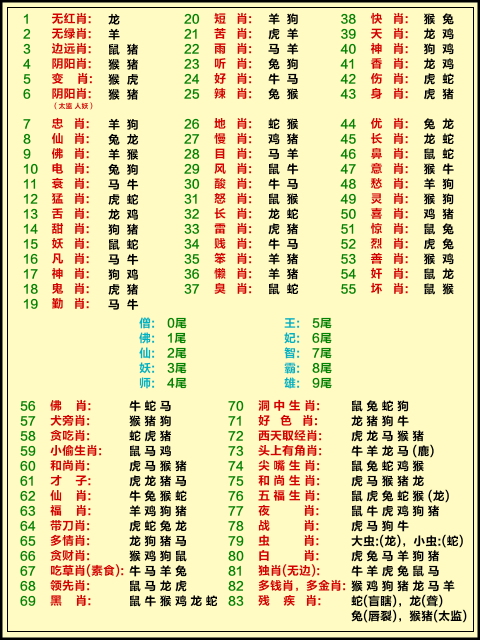
#> input picture backend/data/Images/1742580119746508.jpg, 960 x 1280 px (shown at 1/2 size); its folder holds only this picture in this run
$ python -i mode_474_image.py   (imports and definitions only)
#> lines starting #> are read from the running program, lines starting #| are printed output that depends on the picture
#> further down, picture is the input picture: PIL image 960x1280 RGB; mean R, G, B 229.1, 219.4, 168.8
from __future__ import annotations

import hashlib
import random
import re
from dataclasses import dataclass
from functools import lru_cache
from pathlib import Path

from PIL import Image, ImageChops, ImageDraw, ImageFilter, ImageFont


_PROJECT_ROOT = Path(__file__).resolve().parents[2]

MODE_474_ID = 474
MODE_474_TITLE_TEMPLATE = "{term}期四不像中特图"
MODE_474_IMAGE_LABEL = "上期开奖结果："
MODE_474_SIZE = (711, 744)
MODE_474_ANIMALS_ROOT = _PROJECT_ROOT / "data" / "Images" / "mode_474" / "animals"
MODE_474_FRAME_PATH = _PROJECT_ROOT / "data" / "Images" / "mode_474" / "frame.png"
MODE_474_OUTPUT_DIR = _PROJECT_ROOT / "data" / "Images" / "mode_474" / "prediction"
MODE_474_OUTPUT_NAME_TEMPLATE = "mode_474_type{lottery_type}_{year}{term:03d}_web{web_id}.jpg"
MODE_474_TITLE_FONT_PATH = _PROJECT_ROOT / "data" / "font" / "HYXINGZHITIF-2.TTF"
MODE_474_NUMBER_FONT_PATH = _PROJECT_ROOT / "data" / "font" / "MSYH.TTC"
MODE_474_TITLE_FONT_SIZE = 52
MODE_474_RESULT_FONT_SIZE = 24
MODE_474_TITLE_CENTER_Y = 35
MODE_474_RESULT_TEXT_POINTS = ((384, 636), (287, 108))
MODE_474_PRIMARY_CUTOUT_BOX = (80, 75, 635, 660)
MODE_474_SECONDARY_CUTOUT_BOX = (90, 670, 610, 720)
MODE_474_SUPPORTED_EXTENSIONS = {".png", ".jpg", ".jpeg", ".webp"}


@dataclass(frozen=True)
class Mode474RenderResult:
    output_path: Path
    relative_url: str
    title: str
    content: str
    source_record_id: str


def _make_seed_int(seed_text: str) -> int:
    return int(hashlib.sha256(seed_text.encode("utf-8")).hexdigest(), 16) % (2**32)


# [20 lines left out: functions _list_images, list_mode_474_source_images, not called in this run]


def ensure_size(image: Image.Image, size: tuple[int, int]) -> Image.Image:
#> called with size = (711, 744)
    image = image.convert("RGBA")
    if image.size == size:
        return image
    return image.resize(size, Image.Resampling.LANCZOS)
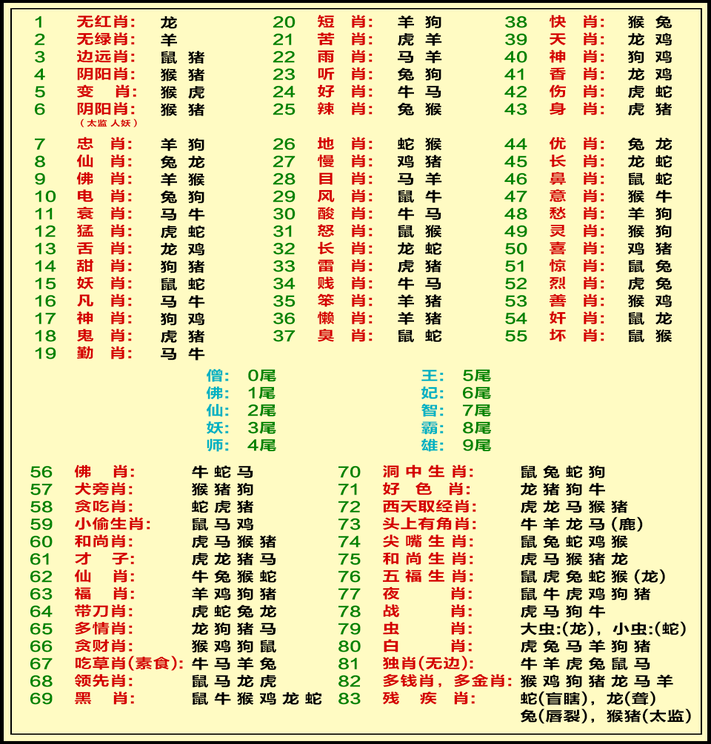
#> returned value: PIL image 711x744 RGBA; mean R, G, B, A 228.9, 219.5, 169.4, 255


# [33 lines left out: functions _load_rgba_image_cached, resolve_font, resolve_font_cached, normalize_res_code, not called in this run]


def build_mode_474_title(term: int | str) -> str:
    return MODE_474_TITLE_TEMPLATE.format(term=str(term))


# [90 lines left out: functions text_size, draw_artistic_title, draw_result_text, not called in this run]


def build_two_region_cutout(
    source_image: Image.Image,
    canvas_size: tuple[int, int] = MODE_474_SIZE,
    primary_box: tuple[int, int, int, int] = MODE_474_PRIMARY_CUTOUT_BOX,
    secondary_box: tuple[int, int, int, int] = MODE_474_SECONDARY_CUTOUT_BOX,
) -> Image.Image:
    source = ensure_size(source_image, canvas_size)
    result = Image.new("RGBA", canvas_size, (0, 0, 0, 0))
#> result: PIL image 711x744 RGBA; every value is 0
    result.alpha_composite(source.crop(primary_box), (primary_box[0], primary_box[1]))
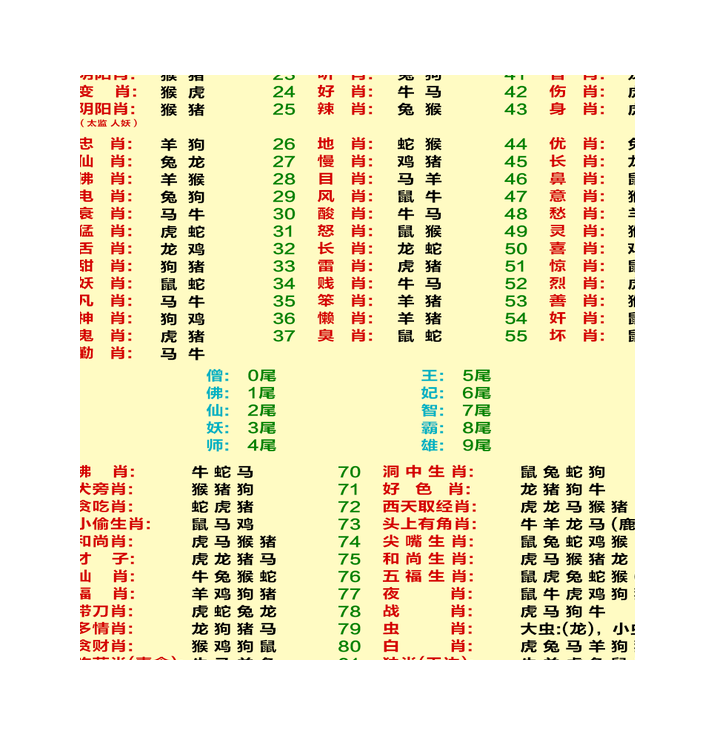
#> result: PIL image 711x744 RGBA; mean R, G, B, A 143.8, 136.9, 105.7, 156.5; transparent parts drawn white
    result.alpha_composite(source.crop(secondary_box), (secondary_box[0], secondary_box[1]))
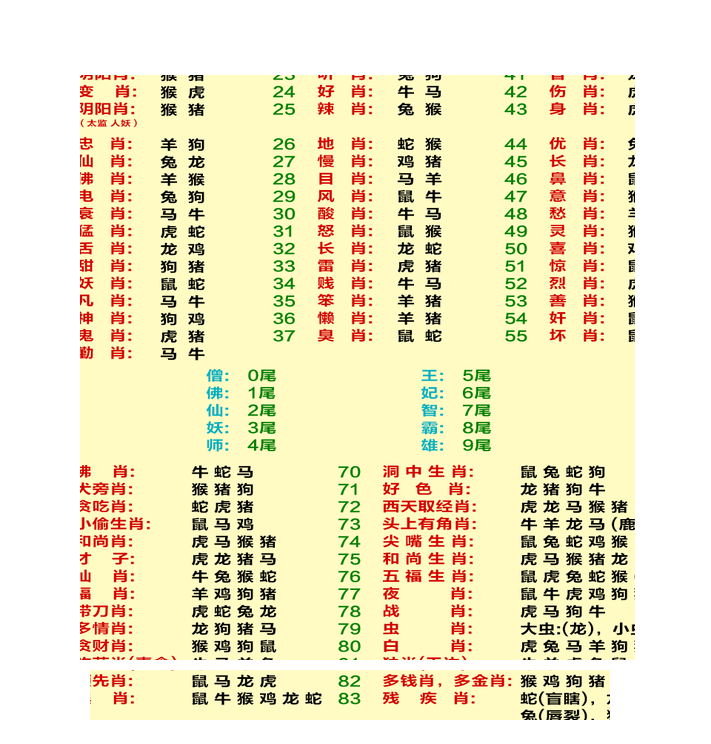
#> result: PIL image 711x744 RGBA; mean R, G, B, A 155, 147.6, 113.9, 169; transparent parts drawn white
    return result


# [68 lines left out: functions choose_mode_474_source_image, render_mode_474_prediction_image, not called in this run]

>>> from PIL import Image
>>> picture = Image.open('../../data/Images/1742580119746508.jpg')
>>> result = build_two_region_cutout(picture)

$ run again, on backend/data/Images/1742580130762983.jpg
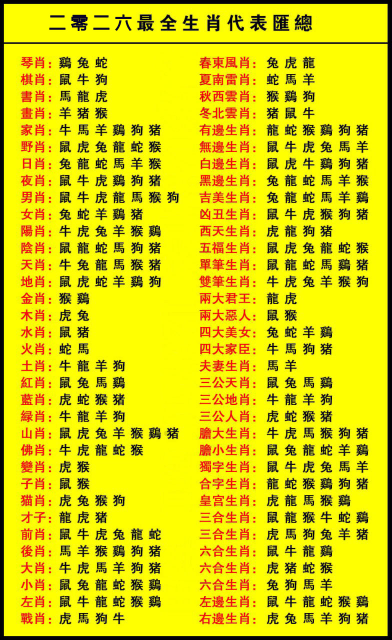
#> input picture backend/data/Images/1742580130762983.jpg, 783 x 1280 px (shown at 1/2 size)
#> picture is the input picture: PIL image 783x1280 RGB; mean R, G, B 220.4, 210.1, 10.1
#> in ensure_size, `return image.resize(size, Image.Resampling.LANCZOS)`:
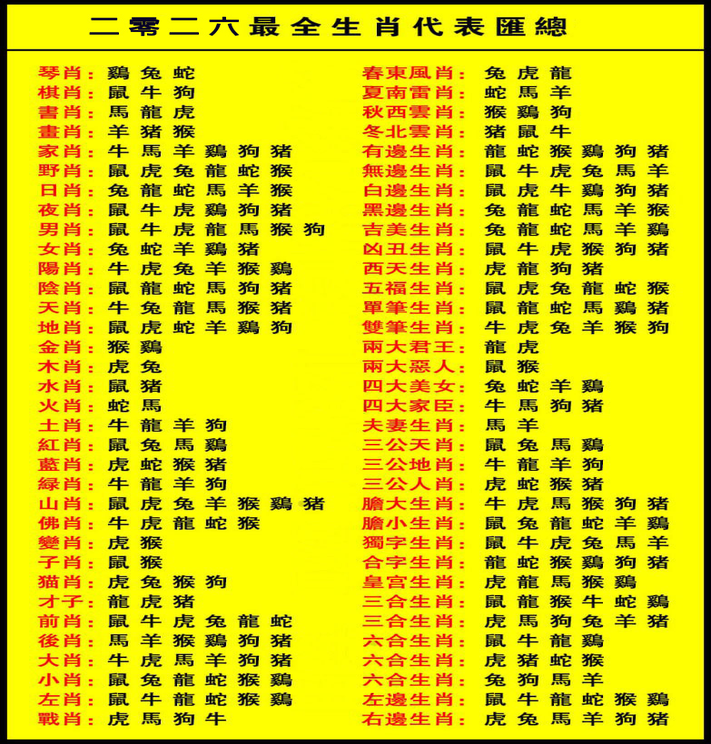
#> returned value: PIL image 711x744 RGBA; mean R, G, B, A 220.3, 210, 10.2, 255
#> in build_two_region_cutout, `result.alpha_composite(source.crop(secondary_box), (secondary_box[0], ..`:
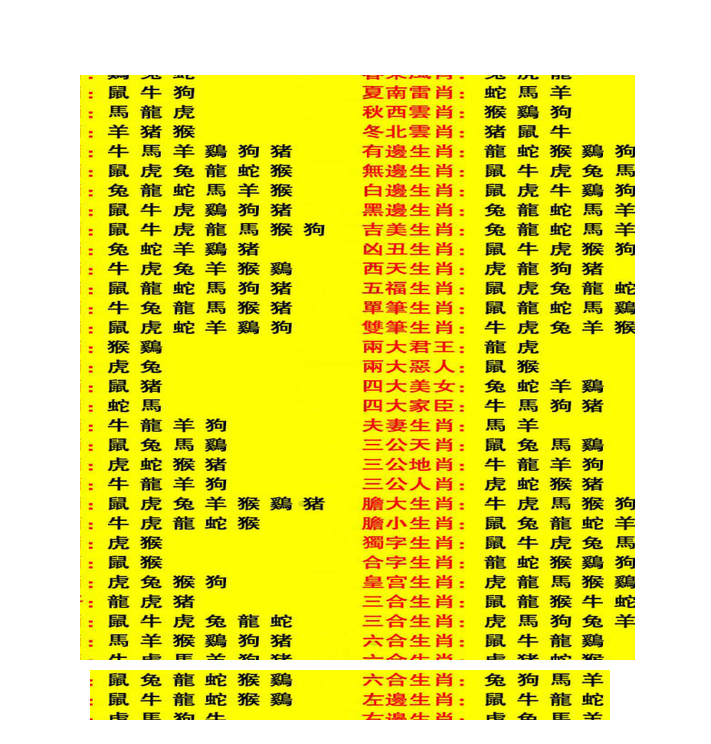
#> result: PIL image 711x744 RGBA; mean R, G, B, A 147.9, 141.3, 7.6, 169; transparent parts drawn white

$ run again, on backend/data/Images/1742580086567063.png
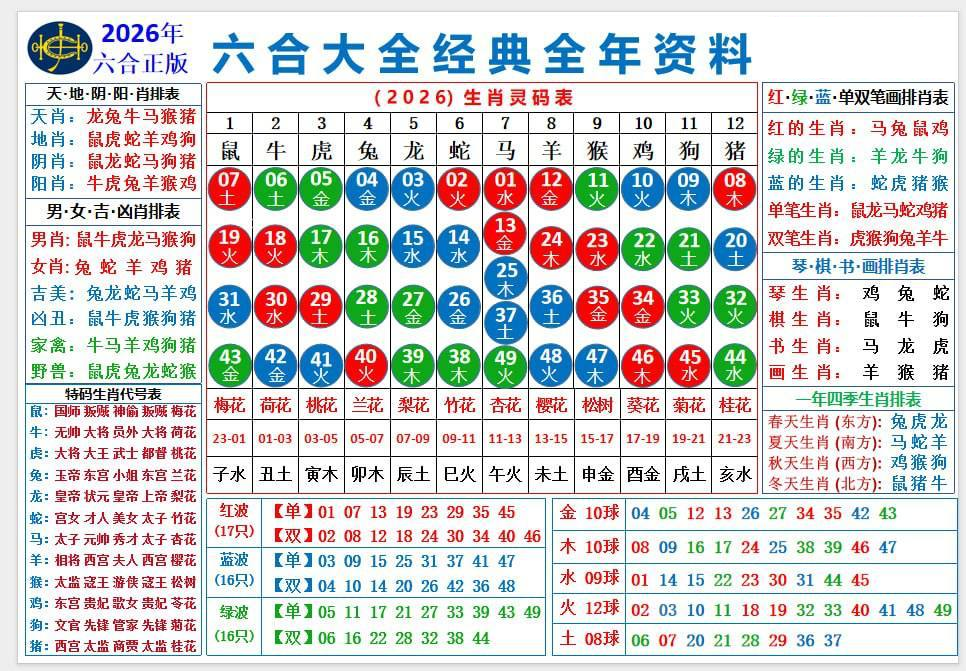
#> input picture backend/data/Images/1742580086567063.png, 966 x 671 px
#> picture is the input picture: PIL image 966x671 RGB; mean R, G, B 208.2, 209.6, 208.2
#> in ensure_size, `return image.resize(size, Image.Resampling.LANCZOS)`:
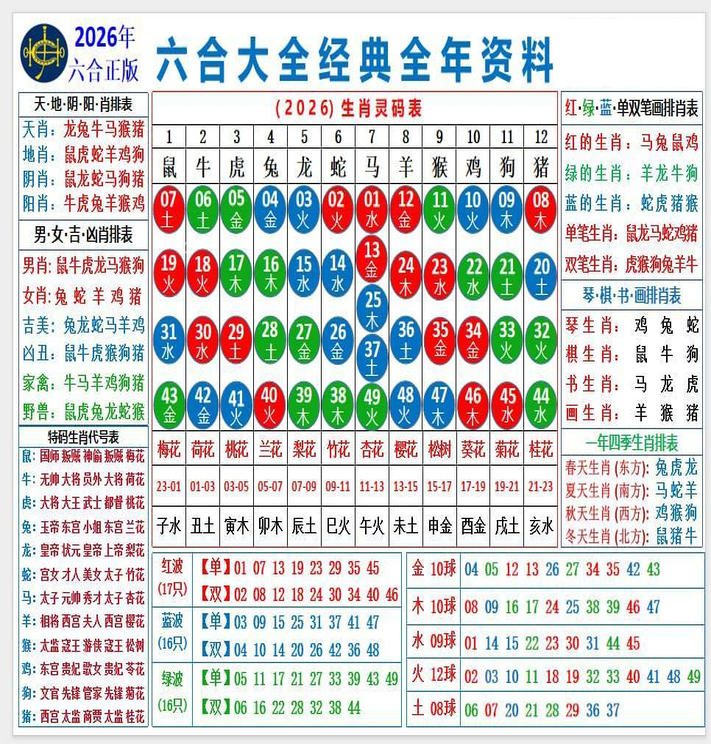
#> returned value: PIL image 711x744 RGBA; mean R, G, B, A 207.1, 208.4, 207.1, 255
#> in build_two_region_cutout, `result.alpha_composite(source.crop(secondary_box), (secondary_box[0], ..`:
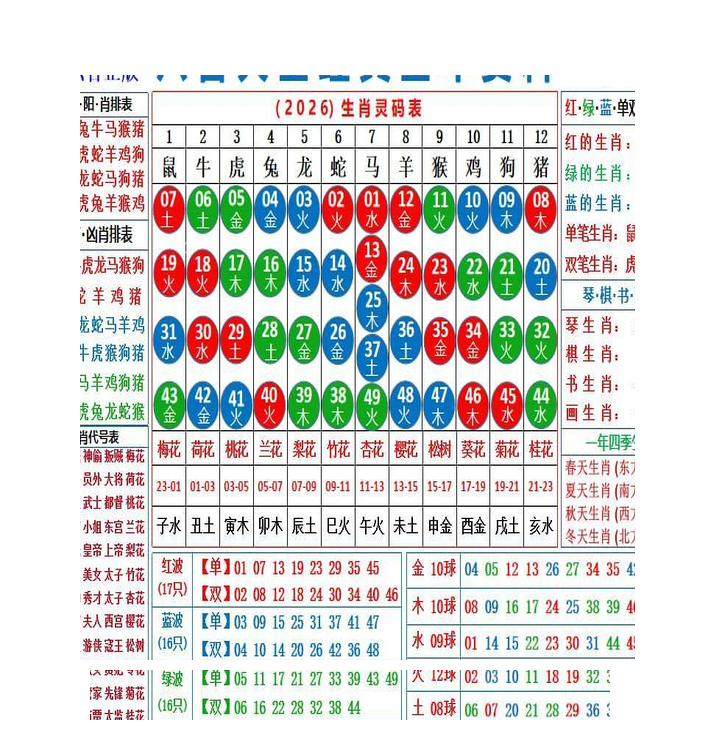
#> result: PIL image 711x744 RGBA; mean R, G, B, A 133.9, 133.5, 131.3, 169; transparent parts drawn white
